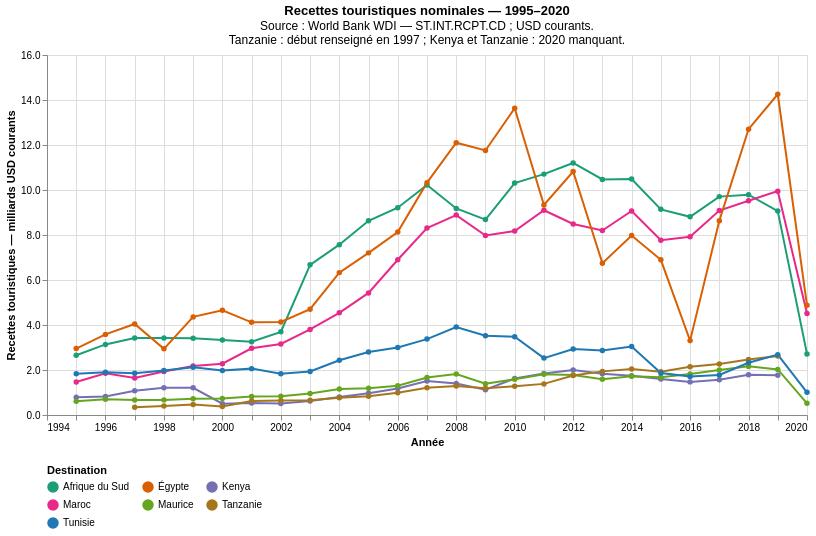

The cell this chart's notebook holds for it:
### Markdown cell above
### 5.1 Évolution globale

**Question :** comment évoluent les niveaux nominaux des recettes sur leur période réelle ? Afficher les montants en milliards USD courants dans une copie destinée au graphique (`display_value = value / 1_000_000_000`). Les valeurs originales restent intactes ; chaque séquence d'années consécutives forme un segment distinct.

### Code cell
receipts_plot = segment_receipts(receipts_available)
receipts_plot["display_value"] = receipts_plot["value"] / 1_000_000_000
receipts_history_start = int(receipts_available["year"].min())
receipts_history_end = int(receipts_available["year"].max())
receipts_history_chart = alt.Chart(receipts_plot).mark_line(point=True).encode(
    x=alt.X("year:Q", title="Année", axis=alt.Axis(format="d", tickMinStep=1)),
    y=alt.Y("display_value:Q", title="Recettes touristiques — milliards USD courants", axis=alt.Axis(format=".1f")),
    color=alt.Color("destination:N", title="Destination", scale=receipts_colors, legend=alt.Legend(orient="bottom", columns=3)),
    detail=alt.Detail("segment:N"), order=alt.Order("year:Q"),
    tooltip=[
        alt.Tooltip("destination:N", title="Destination"),
        alt.Tooltip("year:Q", title="Année", format="d"),
        alt.Tooltip("display_value:Q", title="Milliards USD courants", format=".3f"),
        alt.Tooltip("value:Q", title="USD courants (source)", format=",.0f"),
        alt.Tooltip("quality_flag:N", title="Qualité"),
    ],
).properties(width=760, height=360, title=alt.Title(
    f"Recettes touristiques nominales — {receipts_history_start}–{receipts_history_end}",
    subtitle=[receipts_source_note, "Tanzanie : début renseigné en 1997 ; Kenya et Tanzanie : 2020 manquant."],
))
receipts_charts.append(receipts_history_chart)
display(receipts_history_chart)

### Figure 1 — Vega-Lite specification as saved in the notebook (floating-point values rounded to 4 significant figures; data arrays with more than 128 entries replaced by an {"elided": "..."} marker saying what was removed)
{"config": {"view": {"continuousWidth": 300, "continuousHeight": 300}}, "data": {"name": "data-6669ee12ae1205c656efef5b7a1bcb16"}, "mark": {"type": "line", "point": true}, "encoding": {"color": {"field": "destination", "legend": {"columns": 3, "orient": "bottom"}, "scale": {"domain": ["Afrique du Sud", "Égypte", "Kenya", "Maroc", "Maurice", "Tanzanie", "Tunisie"], "range": ["#1b9e77", "#d95f02", "#7570b3", "#e7298a", "#66a61e", "#a6761d", "#1f78b4"]}, "title": "Destination", "type": "nominal"}, "detail": {"field": "segment", "type": "nominal"}, "order": {"field": "year", "type": "quantitative"}, "tooltip": [{"field": "destination", "title": "Destination", "type": "nominal"}, {"field": "year", "format": "d", "title": "Année", "type": "quantitative"}, {"field": "display_value", "format": ".3f", "title": "Milliards USD courants", "type": "quantitative"}, {"field": "value", "format": ",.0f", "title": "USD courants (source)", "type": "quantitative"}, {"field": "quality_flag", "title": "Qualité", "type": "nominal"}], "x": {"axis": {"format": "d", "tickMinStep": 1}, "field": "year", "title": "Année", "type": "quantitative"}, "y": {"axis": {"format": ".1f"}, "field": "display_value", "title": "Recettes touristiques — milliards USD courants", "type": "quantitative"}}, "height": 360, "title": {"text": "Recettes touristiques nominales — 1995–2020", "subtitle": ["Source : World Bank WDI — ST.INT.RCPT.CD ; USD courants.", "Tanzanie : début renseigné en 1997 ; Kenya et Tanzanie : 2020 manquant."]}, "width": 760, "$schema": "https://vega.github.io/schema/vega-lite/v6.1.0.json", "datasets": {"data-6669ee12ae1205c656efef5b7a1bcb16": {"elided": "178 records"}}}
